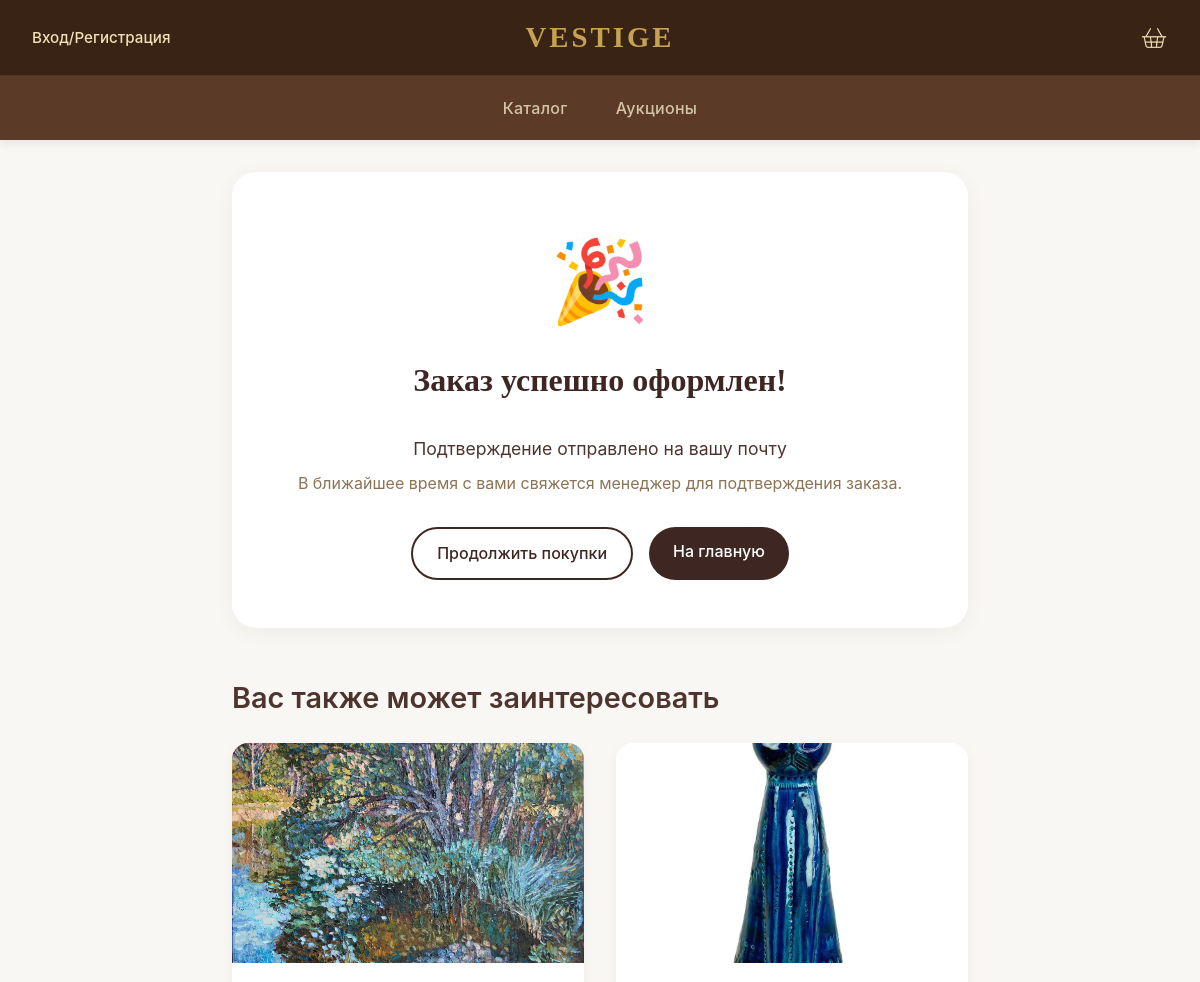
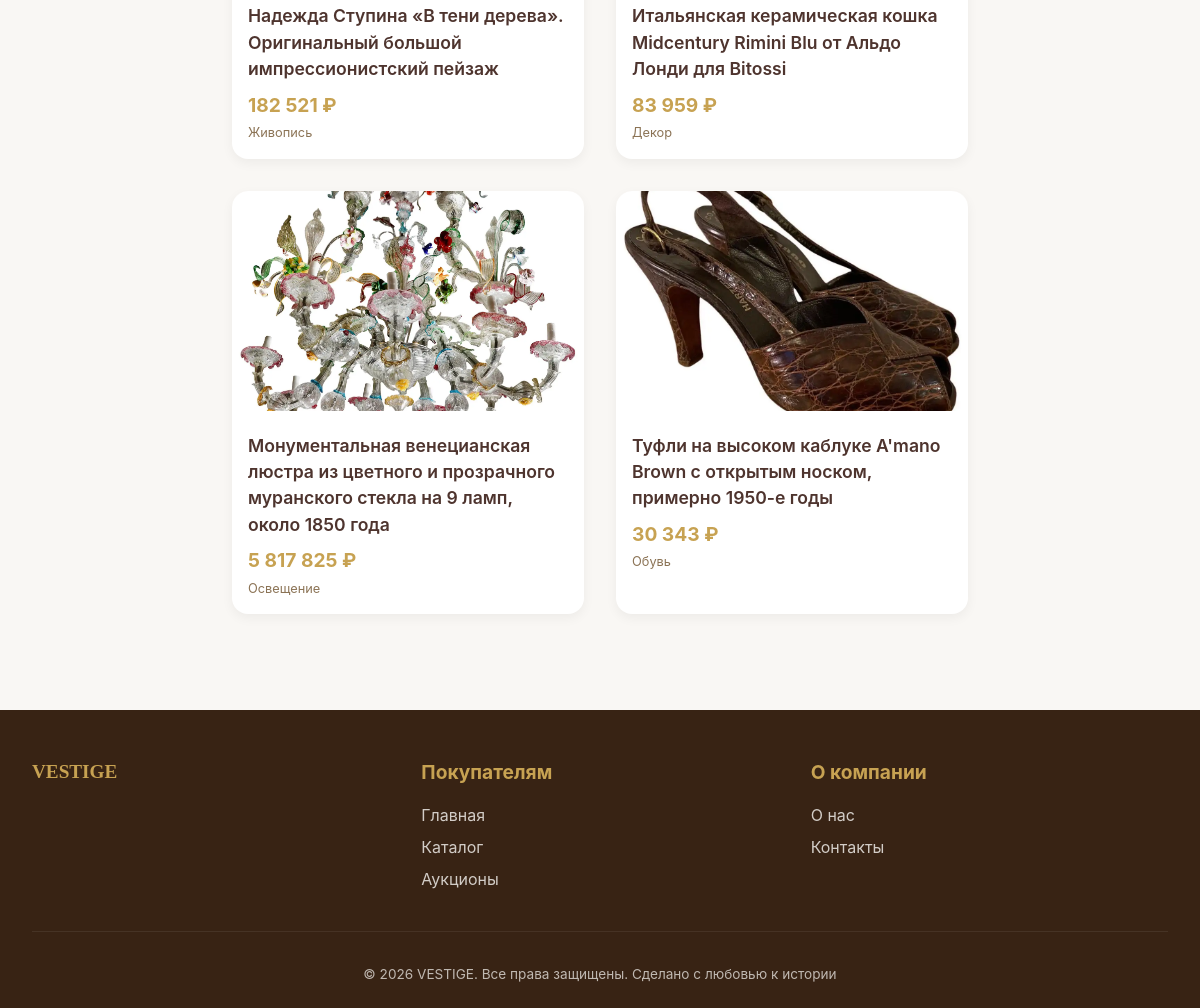
The page /order-success/7/ on the database its author committed (2 pictures, top to bottom).
### core/models.py (models this page shows, shortened)
class AntiqueItem(models.Model):
    class ConditionChoices(models.TextChoices):
        EXCELLENT = 'excellent', 'Отличное'
        GOOD = 'good', 'Хорошее'
        RESTORED = 'restored', 'С реставрацией'
    name = models.TextField(verbose_name='Название')
    description = models.TextField(verbose_name='Описание')
    price = models.DecimalField(max_digits=10, decimal_places=2, verbose_name='Цена')
    category = models.ForeignKey(
        Category,
        on_delete=models.CASCADE,
        related_name='items',
        verbose_name='Категория'
    )
    additional_categories = models.ManyToManyField(
        Category,
        blank=True,
        related_name='additional_items',
        verbose_name='Дополнительные категории'
    )
    era = models.CharField(max_length=100, blank=True, verbose_name='Эпоха')
    condition = models.CharField(
        max_length=20,
        choices=ConditionChoices.choices,
        default=ConditionChoices.GOOD,
        verbose_name='Состояние'
    )
    stock = models.PositiveIntegerField(default=0, verbose_name='Остаток')
    image = models.ImageField(upload_to='items/', blank=True, null=True, verbose_name='Изображение')
    certificate_pdf = models.FileField(
        upload_to='certificates/',
        blank=True,
        null=True,
        verbose_name='Сертификат (PDF)'
    )
    video_review_url = models.URLField(blank=True, null=True, verbose_name='Ссылка на видеообзор')
    created_at = models.DateTimeField(auto_now_add=True, verbose_name='Дата создания')
    updated_at = models.DateTimeField(auto_now=True, verbose_name='Дата обновления')
    objects = models.Manager()
    available = AvailableItemManager()
    history = HistoricalRecords(verbose_name='История изменений')
    class Meta:
        verbose_name = 'Антикварный предмет'
        verbose_name_plural = 'Антикварные предметы'
        ordering = ['-created_at']

class Category(models.Model):
    name = models.CharField(max_length=100, unique=True, verbose_name='Название')
    slug = models.SlugField(max_length=120, unique=True, verbose_name='Слаг')
    class Meta:
        verbose_name = 'Категория'
        verbose_name_plural = 'Категории'
        ordering = ['name']

### core/views.py (the view)
# urls.py: path('order-success/<int:order_id>/', views.order_success_view, name='order_success'),
def order_success_view(request, order_id):
    return render(request, 'core/order_success.html', {'order_id': order_id})

### core/context_processors.py (called while the page is built)
def user_context(request):
    return {
        'session_user': {
            'id': request.session.get('user_id'),
            'email': request.session.get('user_email'),
            'name': request.session.get('user_name'),
            'is_authenticated': request.session.get('user_id') is not None,
        }
    }

### core/managers.py (called while the page is built)
    def in_stock(self):
        return self.filter(stock__gt=0).order_by('-created_at')

### core/templatetags/custom_tags.py (called while the page is built)
@register.filter
def currency(value):
    if value is None:
        return "0 ₽"
    try:
        return f"{float(value):,.0f} ₽".replace(",", " ")
    except (ValueError, TypeError):
        return f"{value} ₽"

@register.simple_tag
def get_new_items(limit=3):
    return AntiqueItem.available.in_stock()[:limit]

### core/templates/core/order_success.html (shortened to what this page needs)
{% extends 'core/base.html' %}
{% load custom_tags %}
{% block content %}
<div class="container" style="max-width: 800px; margin: 0 auto;">
    <div style="background: white; border-radius: 24px; padding: 3rem; box-shadow: 0 4px 20px rgba(0,0,0,0.05); text-align: center;">
        <div style="font-size: 5rem; margin-bottom: 1rem;">🎉</div>
        <h1 style="font-family: 'Georgia', 'Times New Roman', serif; font-size: 2rem; color: #3E2723; margin-bottom: 1rem;">
            Заказ успешно оформлен!
        </h1>
        <div style="margin: 2rem 0;">
            <p style="font-size: 1.1rem; color: #4E342E; margin-bottom: 0.5rem;">
                Подтверждение отправлено на вашу почту
            </p>
            <p style="font-size: 1rem; color: #8B7355;">
                В ближайшее время с вами свяжется менеджер для подтверждения заказа.
            </p>
        </div>
        <div style="display: flex; gap: 1rem; justify-content: center; flex-wrap: wrap; margin-top: 2rem;">
            <a href="{% url 'core:catalog' %}" class="btn btn-secondary" style="display: inline-block; padding: 0.8rem 1.5rem; text-decoration: none; border: 2px solid #3E2723; border-radius: 40px; color: #3E2723; font-weight: 500; transition: all 0.3s;">
                Продолжить покупки
            </a>
            <a href="{% url 'core:home' %}" class="btn btn-primary" style="display: inline-block; background: #3E2723; color: white; padding: 0.8rem 1.5rem; text-decoration: none; border-radius: 40px; font-weight: 500; transition: all 0.3s;">
                На главную
            </a>
        </div>
    </div>
    <div style="margin-top: 3rem;">
        <h2 class="section-title">Вас также может заинтересовать</h2>
        <div class="items-scroll">
            {% get_new_items 4 as recommended_items %}
            {% for item in recommended_items %}
                <a href="{% url 'core:item_detail' item.id %}" class="product-card">
                    {% if item.image %}
                        <img src="{{ item.image.url }}" class="product-image" alt="{{ item.name }}">
                    {% else %}
                        <div class="product-image" style="background: #e0d8cc; display: flex; align-items: center; justify-content: center;">📷</div>
                    {% endif %}
                    <div class="product-info">
                        <div class="product-title">{{ item.name }}</div>
                        <div class="product-price">{{ item.price|currency }}</div>
                        <div class="product-category">{{ item.category.name }}</div>
                    </div>
                </a>
            {% empty %}
                <div class="empty-message">Товаров пока нет</div>
            {% endfor %}
        </div>
    </div>
</div>
{% endblock %}

### core/templates/core/base.html (style rules this page uses)
* { margin: 0; padding: 0; box-sizing: border-box; }
:root { --bg-light: #f9f7f4; --bg-dark: #382314; --text-dark: #4E342E; --text-light: #f9f7f4; --gold: #C7A252; --gold-dark: #A8883A; --border-light: #E8DCC8; --card-bg: #FFFFFF; --nav-link-color: #D4C5A9; --nav-link-hover: #C7A252; --focus-ring: 0 0 0 3px rgba(199, 162, 82, 0.5); }
body { font-family: 'Inter', -apple-system, BlinkMacSystemFont, 'Segoe UI', Roboto, sans-serif; background-color: #f9f7f4; color: #4E342E; line-height: 1.5; }
.btn { display: inline-block; padding: 0.6rem 1.2rem; border-radius: 0.5rem; text-decoration: none; font-weight: 500; cursor: pointer; border: none; transition: all 0.2s; font-size: 1rem; }
.btn-primary { background: var(--gold); color: var(--bg-dark); }
.btn-secondary { background: transparent; border: 1px solid var(--gold); color: var(--gold); padding: 0.6rem 1.2rem; border-radius: 0.5rem; cursor: pointer; text-decoration: none; display: inline-block; }
.container { max-width: 1280px; margin: 0 auto; padding: 2rem; }
.product-card { background: var(--card-bg); border-radius: 1rem; overflow: hidden; box-shadow: 0 4px 12px rgba(0,0,0,0.05); transition: transform 0.2s, box-shadow 0.2s; text-decoration: none; color: var(--text-dark); }
.product-image { width: 100%; height: 220px; object-fit: cover; background: #f0ebe3; }
.product-info { padding: 1rem; }
.product-title { font-weight: 600; font-size: 1.1rem; margin-bottom: 0.5rem; }
.product-price { color: var(--gold); font-weight: 700; font-size: 1.2rem; }
.product-category { font-size: 0.8rem; color: #8B7355; margin-top: 0.25rem; }
.section-title { font-size: 1.8rem; margin-bottom: 1.5rem; font-weight: 600; display: flex; align-items: center; gap: 0.5rem; flex-wrap: wrap; }
.items-scroll { display: grid; grid-template-columns: repeat(auto-fill, minmax(280px, 1fr)); gap: 2rem; }

### rows shown on the page
AntiqueItem: image (picture), name "Надежда Ступина «В тени дерева». Оригинальный большой импрессионистский пейзаж", price "182 521 ₽", category.name "Живопись"
AntiqueItem: image (picture), name "Итальянская керамическая кошка Midcentury Rimini Blu от Альдо Лонди для Bitossi", price "83 959 ₽", category.name "Декор"
AntiqueItem: image (picture), name "Монументальная венецианская люстра из цветного и прозрачного муранского стекла на 9 ламп, около 1850 года", price "5 817 825 ₽", category.name "Освещение"
AntiqueItem: image (picture), name "Туфли на высоком каблуке A'mano Brown с открытым носком, примерно 1950-е годы", price "30 343 ₽", category.name "Обувь"
